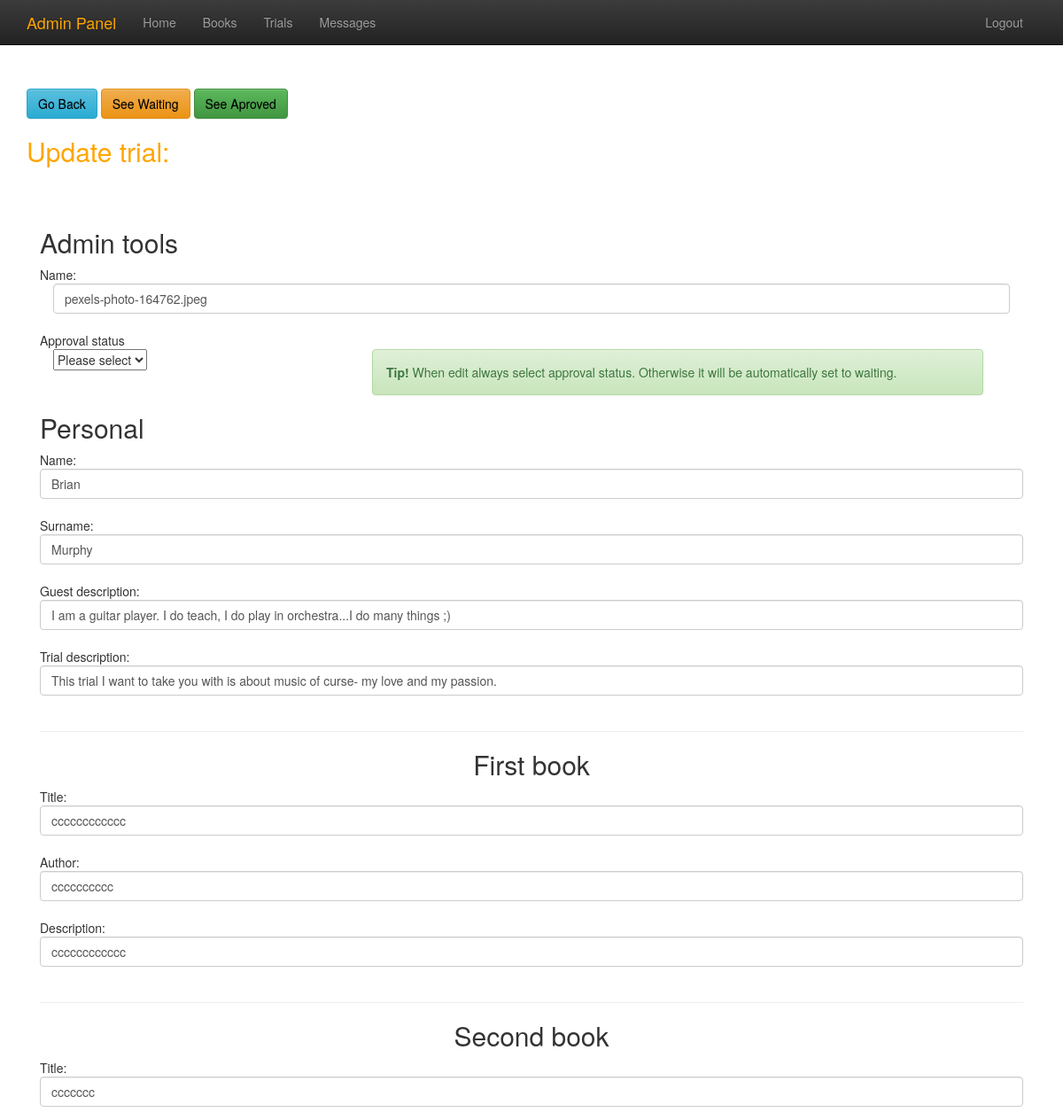
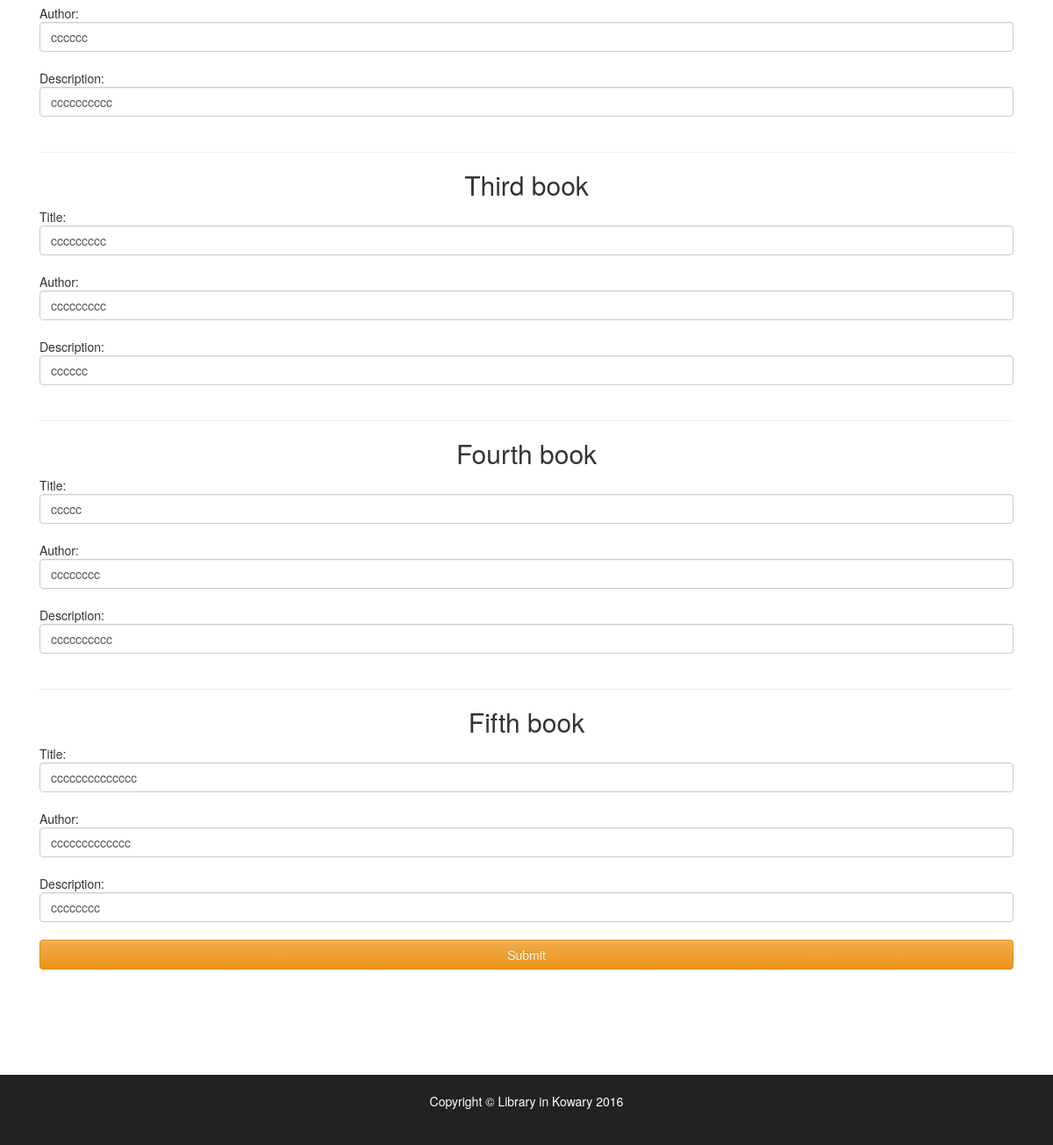
Page /edit/18 (signed in) on the committed database (2 pictures, top to bottom).
### tables this page shows
CREATE TABLE books
                  (id INTEGER PRIMARY KEY, p_name text, p_surname text, p_desc text, p_img text, path_status text, path_desc text, b1_title text, b1_author text, b1_img text, b1_desc text, b2_title text, b2_author text, b2_img text, b2_desc text, b3_title text, b3_author text, b3_img text, b3_desc text, b4_title text, b4_author text, b4_img text, b4_desc text, b5_title text, b5_author text, b5_img text, b5_desc text);

### insert2.py (the view, shortened to what this page needs)
@app.route('/edit/<int:id>',methods=['GET','POST'])
def edit(id):
  if session.get('logged_in'):
    msg = None
    sql2 = ('SELECT * FROM books WHERE id = ?')
    connection = sqlite3.connect("books.db")
    connection.row_factory = sqlite3.Row
    path = connection.cursor().execute(sql2,[id]).fetchall()
    return render_template('edit.html',id=id, path=path, msg=msg)
  else:
    abort(401)

### templates/edit.html (shortened to what this page needs)
{%extends "base_admin.html"%}
{%block content%}
<div class="container" style="margin-top:100px;" >
		<button class="page-scroll btn btn-xl btn-info"  style="color:black" onclick="goBack()">Go Back</button>
		<a href="/list2" class="page-scroll btn btn-xl btn-warning" style="color:black">See Waiting</a>
 <a href="/list1" class="page-scroll btn btn-xl btn-success" style="color:black">See Aproved</a>
		 {% for row in path %}
	  <form action = "/edit/{{ row['id'] }}" method = "POST">
         <h2 style="color:orange;">Update trial:</h2><br><br>
		  <div class="col-md-12" >
		  <h2>Admin tools</h2>
		    Name:
		 <div class="col-md-12" >
		 <input type = "text" class="form-control" name = "p_img" value="{{row['p_img']}}" /></br>
         </div>
		 <div class=" row col-md-12" >
		 Approval status<br>
		 <div class="col-md-4">
		 <select name="status" class="selectpicker">
               <option value="1">Please select</option>
            </select>
			 <br>
		  <br>
		  </div>
		<div class="col-md-8">
			<div class="alert alert-success">
				<strong>Tip! </strong>When edit always select approval status. Otherwise it will be automatically set to waiting.
			</div>
		</div>
		  </div>
		  	<h2>Personal</h2>
         Name:
		 <input type = "text" class="form-control" name = "p_name" value="{{row['p_name']}}" /></br>
         </div>
         <div class="col-md-12" >
         Surname:
		 <input type = "text" class="form-control" name = "p_surname" value="{{row['p_surname']}}" /><br>
		 </div>
		 <div class="col-md-12" >
		 Guest description:
         <input type = "text" class="form-control"name = "p_desc" value="{{row['p_desc']}}"/><br>
         </div>
		 <div class="col-md-12" >
		 Trial description:
         <input type = "text" class="form-control" name = "path_desc" value="{{row['path_desc']}}"/><br>
         </div>
		  <div class="col-md-12" >
		  <hr style="color:orange;">
		  <center><h2>First book</h2></center>
		 Title:
         <input type = "text" class="form-control" name = "b1_title" value="{{row['b1_title']}}"/><br>
         </div>
		 <div class="col-md-12" >
		 Author:
         <input type = "text" class="form-control" name = "b1_author" value="{{row['b1_author']}}"/><br>
         </div>
		 <div class="col-md-12" >
		 Description:
         <input type = "text" class="form-control" name = "b1_desc" value="{{row['b1_desc']}}" /><br>
         </div>
		  <div class="col-md-12" >
		  <hr style="color:orange;">
		  <center><h2>Second book</h2></center>
		 Title:
         <input type = "text" class="form-control" name = "b2_title" value="{{row['b2_title']}}" /><br>
         </div>
		 <div class="col-md-12" >
		 Author:
         <input type = "text" class="form-control" name = "b2_author" value="{{row['b2_author']}}" /><br>
         </div>
		 <div class="col-md-12" >
		 Description:
         <input type = "text" class="form-control" name = "b2_desc" value="{{row['b2_desc']}}" /><br>
         </div>
		  <div class="col-md-12" >
		  <hr style="color:orange;">
		    <center><h2>Third book</h2></center>
		 Title:
         <input type = "text" class="form-control" name = "b3_title" value="{{row['b3_title']}}" /><br>
         </div>
		 <div class="col-md-12" >
		 Author:
         <input type = "text" class="form-control" name = "b3_author" value="{{row['b3_author']}}" /><br>
         </div>
		 <div class="col-md-12" >
		 Description:
         <input type = "text" class="form-control" name = "b3_desc" value="{{row['b3_desc']}}" /><br>
         </div>
		  <div class="col-md-12" >
		  <hr style="color:orange;">
		  <center><h2>Fourth book</h2></center>
		 Title:
         <input type = "text" class="form-control" name = "b4_title" value="{{row['b4_title']}}" /><br>
         </div>
		 <div class="col-md-12" >
		 Author:
         <input type = "text" class="form-control" name = "b4_author" value="{{row['b4_author']}}" /><br>
         </div>
		 <div class="col-md-12" >
		 Description:
         <input type = "text" class="form-control" name = "b4_desc" value="{{row['b4_desc']}}" /><br>
         </div>
		  <div class="col-md-12" >
		  <hr style="color:orange;">
		  <center><h2>Fifth book</h2></center>
		 Title:
         <input type = "text" class="form-control" name = "b5_title" value="{{row['b5_title']}}" /><br>
         </div>
		 <div class="col-md-12" >
		 Author:
         <input type = "text" class="form-control" name = "b5_author" value="{{row['b5_author']}}" /><br>
         </div>
		 <div class="col-md-12" >
		 Description:
         <input type = "text" class="form-control" name = "b5_desc" value="{{row['b5_desc']}}" /><br>
         </div>
		  <div class="col-md-12" >
		<button type="submit" class="btn btn-warning btn-block">Submit</button>
         </div>
      </form>
	    {%  endfor %}
</div>
{%endblock%}

### rows in the picture
books: p_img "pexels-photo-164762.jpeg", p_name "Brian", p_surname "Murphy", p_desc "I am a guitar player. I do teach, I do play in orchestra...I do many things ;)", path_desc "This trial I want to take you with is about music of curse- my love and my passion.", b1_title "cccccccccccc", b1_author "cccccccccc", b1_desc "cccccccccccc", b2_title "ccccccc", b2_author "cccccc", b2_desc "cccccccccc", b3_title "ccccccccc", b3_author "ccccccccc", b3_desc "cccccc", b4_title "ccccc", b4_author "cccccccc", b4_desc "cccccccccc", b5_title "cccccccccccccc", b5_author "ccccccccccccc", b5_desc "cccccccc"
